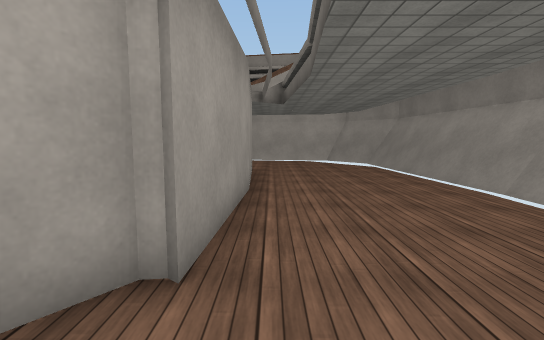
[1] (above)

17 first-person views from a walk through a Unity game level. The camera is 1.3 m above the floor, tilts 6° down and sees 85° across. The floor is counted in squares, 1 m on a side. Each view is taken from the middle of a square. On the plan, view 1 faces up. The plan holds only what a view shows up to about 14 squares ahead; the rest is blank. Surface patterns are stand-ins for the level's own textures.

[2]
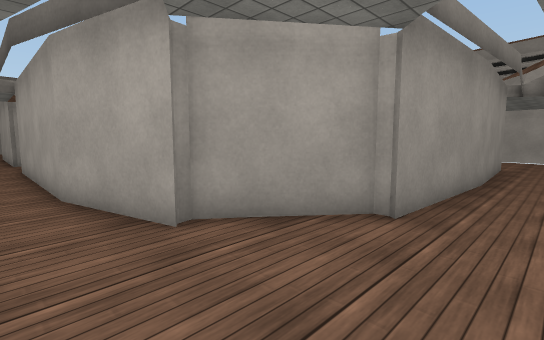

[3]
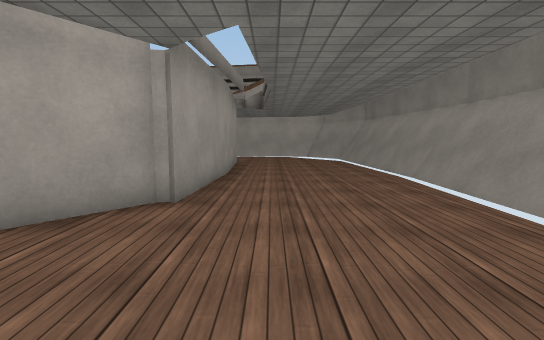

[4]
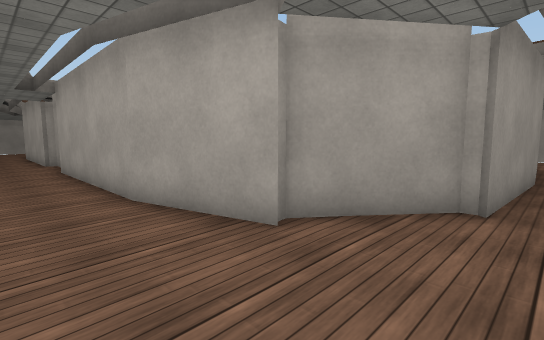

[5]
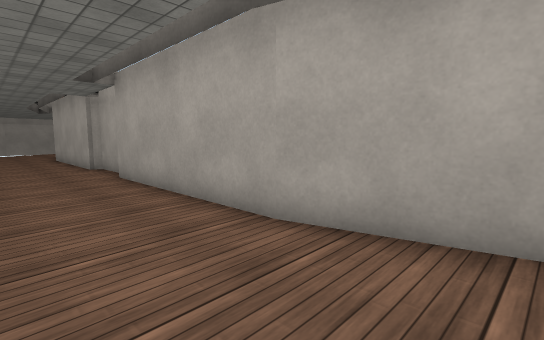

[6]
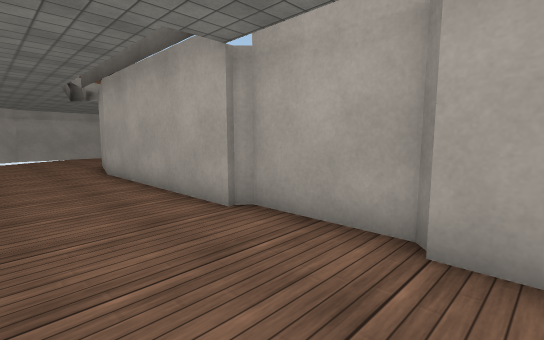

[7]
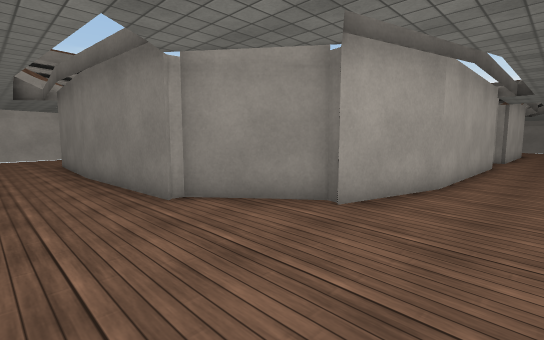

[8]
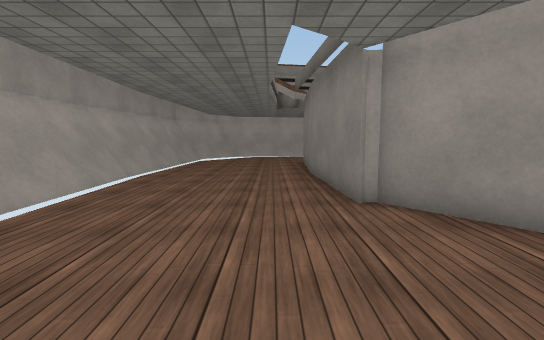

[9]
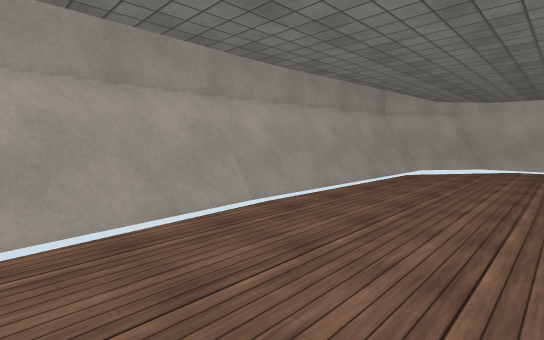

[10]
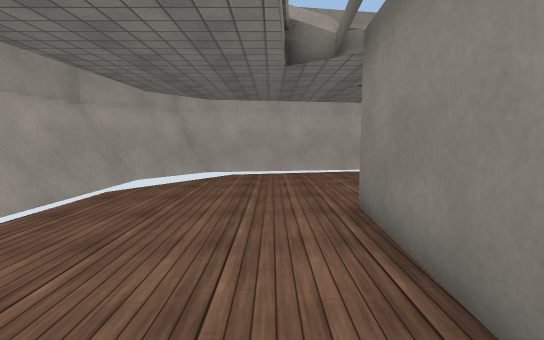

[11]
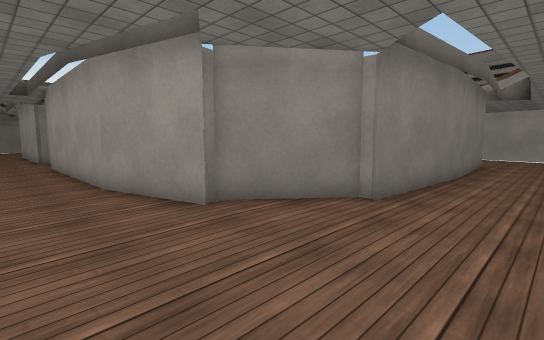

[12]
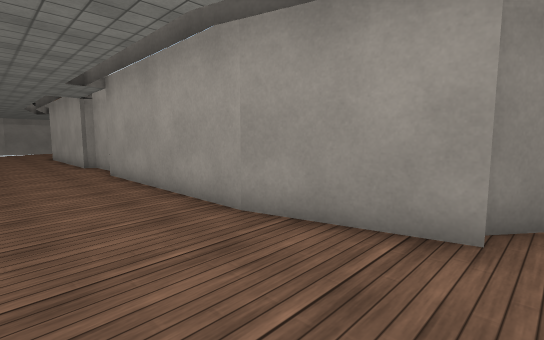

[13]
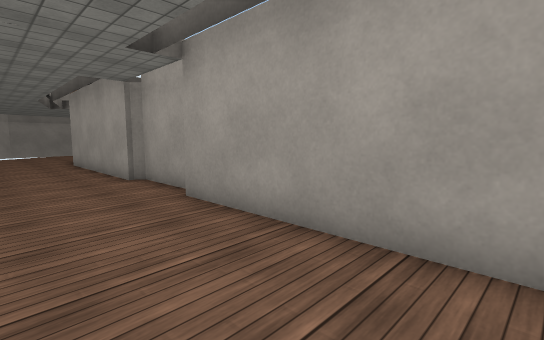

[14]
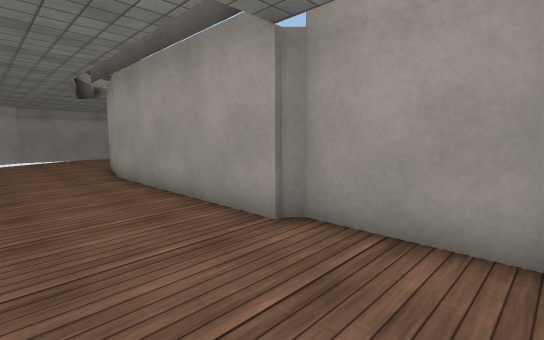

[15]
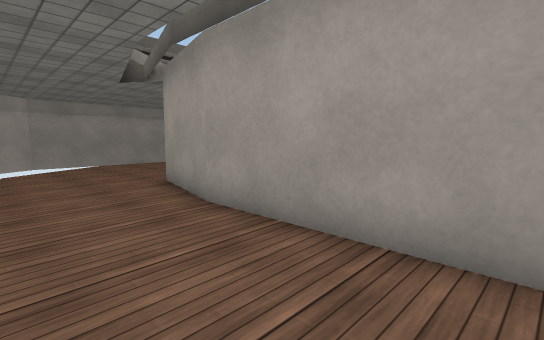

[16]
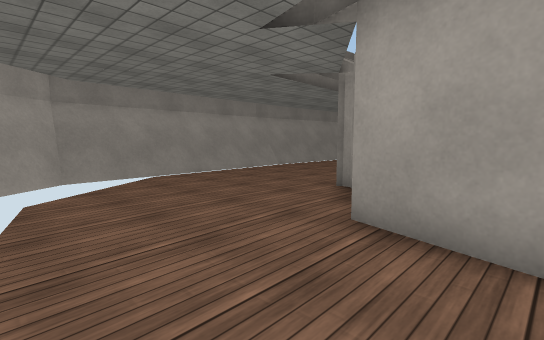

[17]
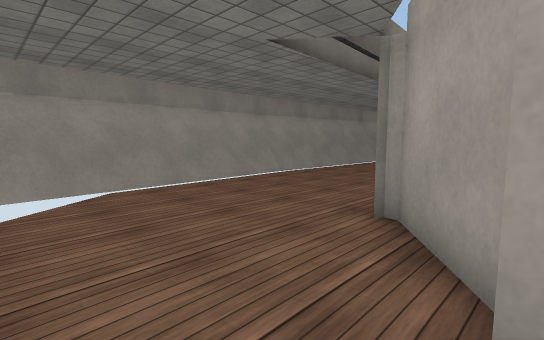

### Floor plan
Points are (right, up) in squares from view 1. A wall is a line through its corners. A room is listed if a view was taken in it or the views show most of it. See-through windows are left out.
Room 1 (views 1, 2, 3, 4, 5, 6, 7, 8, 9, 10, 11, 12, 13, 14, 15, 16, 17)
walls: (-16, 15.5) (-13.2, 15.5) (-12.8, 15.9) (-6, 15.9); (-23.2, 15.9) (-16.2, 15.9); (-6.1, 15.9) (-2.7, 15.1); (-26.4, 15.1) (-23, 15.9); (-2.8, 14.6) (-1.1, 12.3); (-27.5, 20.6) (-30, 20.2); (-28.1, 12.4) (-26.2, 14.9); (-0.8, 12.5) (-0.6, 7.5); (-28.6, 7.5) (-28.4, 12.6); (-13.1, -0.4) (-16, -0.4) (-16.4, -0.8) (-23.1, -0.8); (-0.6, 7.6) (-0.8, 2.5); (-23, -0.9) (-26.4, -0.1); (-28.4, 2.5) (-28.6, 7.6); (-6, -0.8) (-13, -0.8); (-1.1, 2.7) (-3, 0.1); (-26.2, 0.1) (-28, 2.6); (-2.7, -0.1) (-6.2, -0.9); (-35.3, 16.9) (-35.8, 7.4); (-35.5, 16.9) (-36, 7.8); (-35.7, 17) (-36.1, 7.8); (-36, 7.5) (-35.7, 3.1); (6.7, 7.4) (6.3, 14.1); (6.8, 7.5) (6.5, 14.1); (7, 7.4) (6.6, 14.1); (-35.5, 4) (-35.5, 3); (6.2, 2.7) (6.5, 7.6); (6.7, 3.2) (7, 7.6); (6.6, 3) (6.8, 7.6)
low walls: (-34.9, 16.5) (-35.4, 7.4); (-35.2, 16.9) (-35.7, 7.4); (-35.3, 7.5) (-35.1, 2.4); (-35.5, 7.5) (-35.3, 2.7); (-35.7, 7.5) (-35.5, 4.2); (6.3, 7.4) (6, 13.5); (6.5, 7.5) (6.1, 14.1); (6, 2.2) (6.3, 7.6)

Where each view was taken, in squares from view 1:
view 1: 0 up, 0 right, facing up
view 2: 2 down, 1 right, facing up-left
view 3: 3 down, 1 right, facing up
view 4: 3 down, 0 right, facing up-left
view 5: 4 down, 3 left, facing up-left
view 6: 4 down, 12 left, facing up-left
view 7: 3 down, 31 left, facing up-right
view 8: 3 down, 30 left, facing up
view 9: 3 up, 30 left, facing up-left
view 10: 7 up, 30 left, facing up
view 11: 18 up, 31 left, facing down-right
view 12: 19 up, 27 left, facing down-right
view 13: 19 up, 22 left, facing down-right
view 14: 19 up, 16 left, facing down-right
view 15: 19 up, 11 left, facing down-right
view 16: 19 up, 5 left, facing down-right
view 17: 17 up, 3 left, facing down-right
